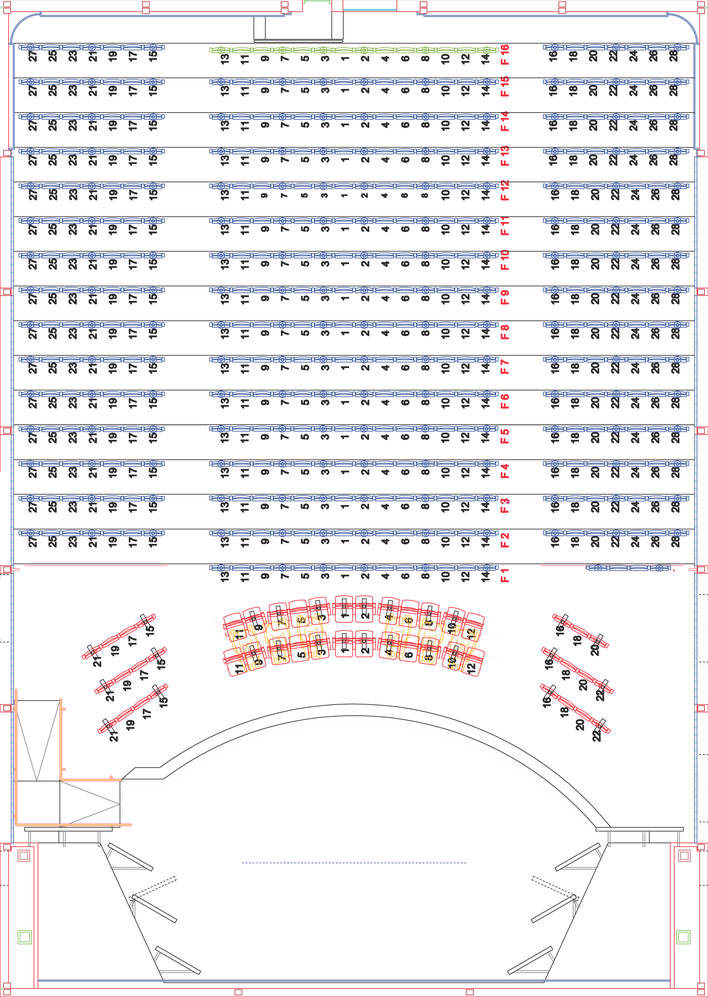
#> input picture imagenes/auditorio_butacas.png, 708 x 997 px, shrunk from 3222 x 4540 before the run, given in place of auditorio_butacas.jpg, which was not available
$ python pintaCirculos.py
#> lines starting #> are read from the running program, lines starting #| are printed output that depends on the picture
import matplotlib.pyplot as plt
import numpy as np

from matplotlib.patches import Circle
img = plt.imread("/home/vic/Documents/git_repos/TFM/imagenes/auditorio_butacas.jpg")
#> img is the input picture: shape (997, 708, 4) float32; mean R, G, B, A 0.926, 0.921, 0.932, 1
fig, ax = plt.subplots()

xt=1.5*2+2*6+1.32*2
yt=1.5*2+2*11
ax.imshow(img,extent=[0,xt,yt,0])

fuentex=xt/2
fuentey=0.5+2
radio=np.array([21,20,19,18,17,13,10,8,6])
colores=np.array(["blue","red","yellow","green","black","white","orange","gray","pink"])

for i in range(radio.size):
    circ=Circle((fuentex,fuentey),radio[i],color=colores[i])
    ax.add_patch(circ)
plt.show()
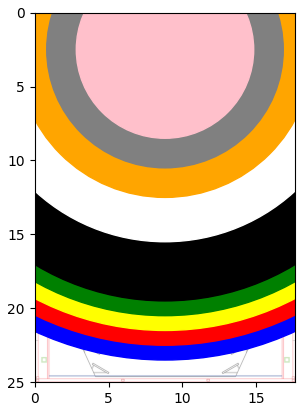
#> figure drawn by matplotlib, 1 panel

$ run again, with imagenes/analisisThurstButacasDuda.png copied over imagenes/auditorio_butacas.png
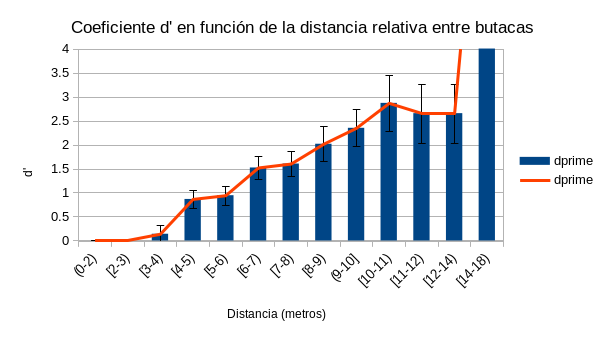
#> input picture imagenes/analisisThurstButacasDuda.png, 605 x 340 px, given in place of auditorio_butacas.jpg, which was not available
#> img is the input picture: shape (340, 605, 4) float32; mean R, G, B, A 0.894, 0.911, 0.929, 0.997
#> `plt.show()`:
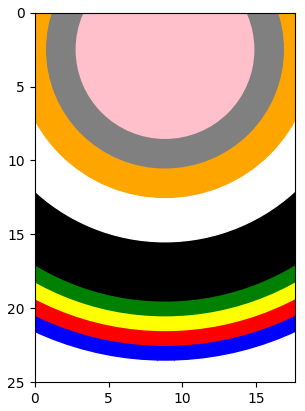
#> figure drawn by matplotlib, 1 panel
